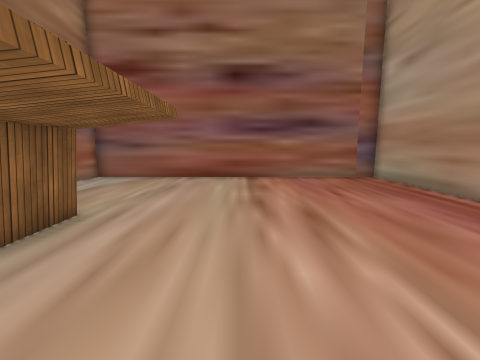
view 1 (above)

18 first-person views from a walk through a Unity game level. The camera is 1.5 m above the floor, tilts 8° down and sees 90° across. The floor is counted in squares, 1 m on a side. Each view is taken from the middle of a square. On the plan, view 1 faces up. The plan holds only what a view shows up to about 13 squares ahead; the rest is blank. The place goes on beyond the plan. The player character is not drawn. Some surface patterns are stand-ins.

view 2
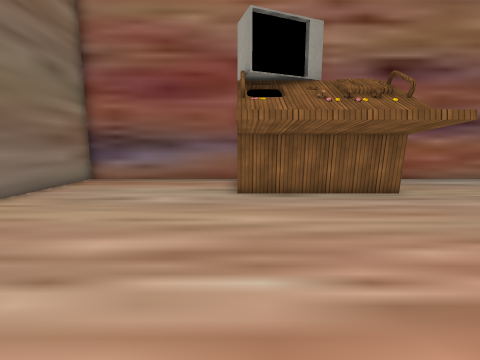

view 3
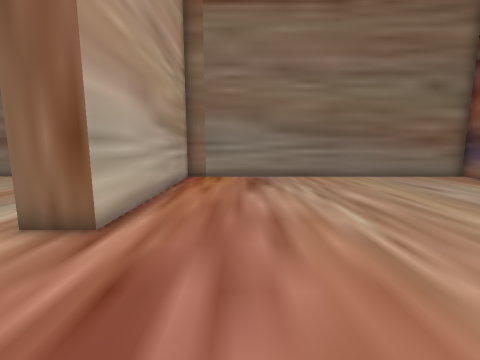

view 4
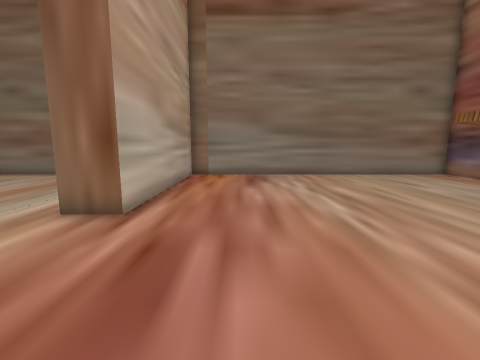

view 5
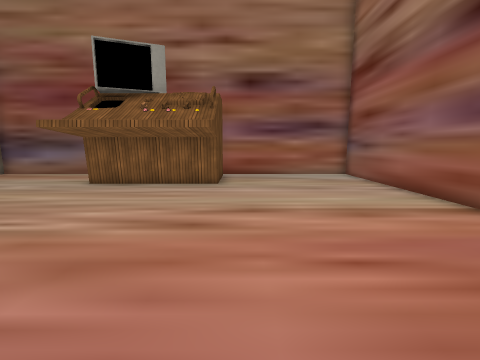

view 6
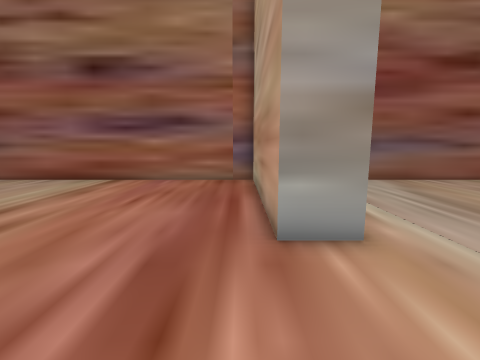

view 7
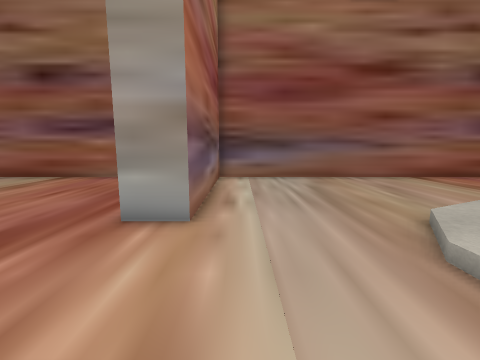

view 8
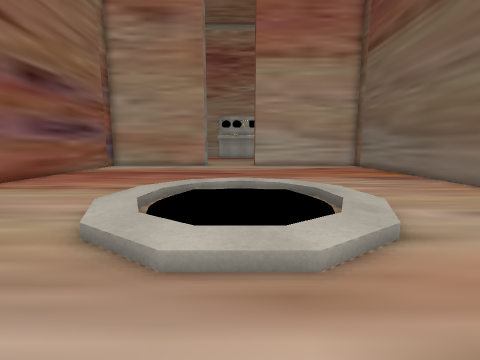

view 9
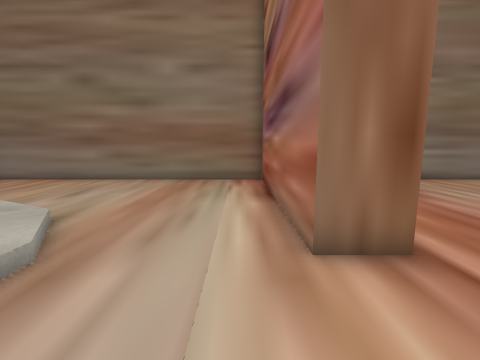

view 10
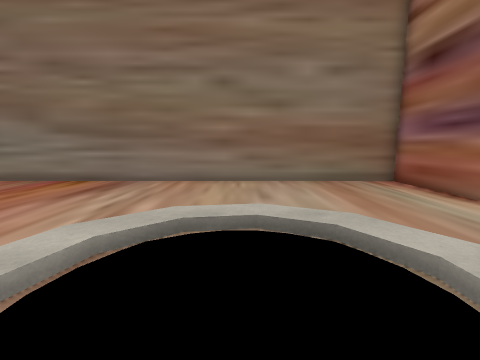

view 11
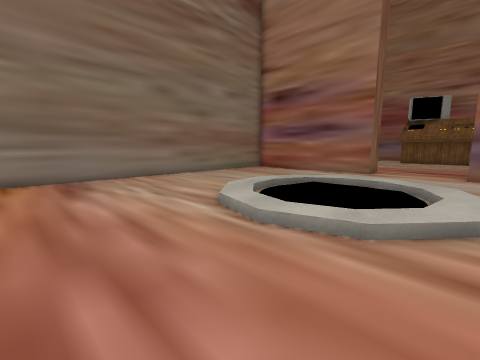

view 12
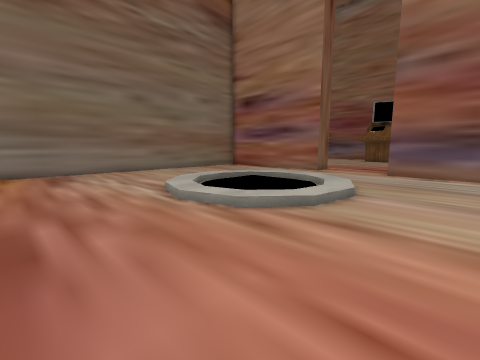

view 13
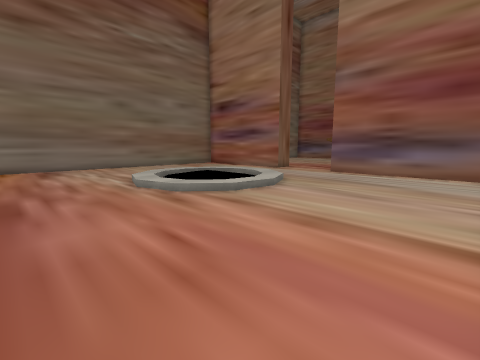

view 14
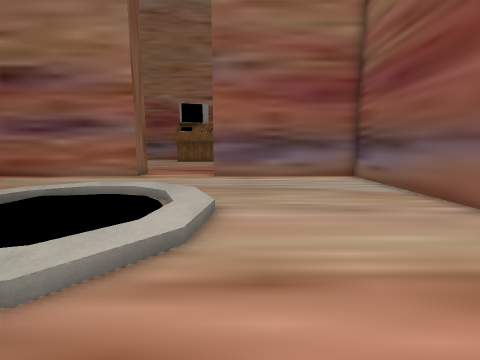

view 15
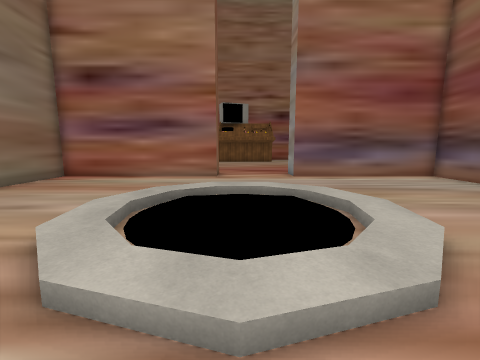

view 16
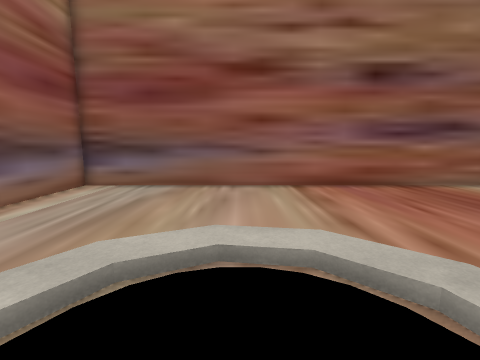

view 17
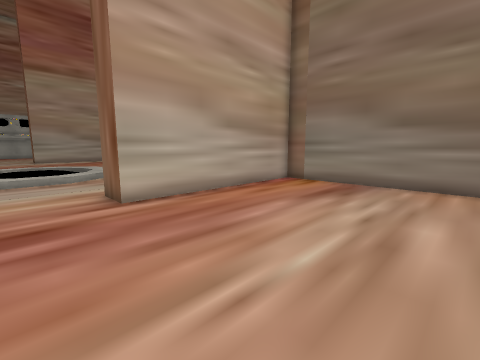

view 18
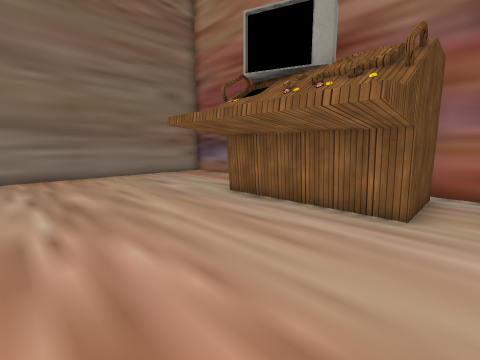

### Floor plan
Key: @ floor where view 1 was taken; # wall or solid block; . main floor; : floor 0.25 m higher than the main floor; / step, stairs or slope; T table; O other object.
Columns run from 7 left of view 1 to 22 right of it. Each row starts with its distance up from view 1.
 12 ##############################
 11 #.............##..............
 10 #.............##..............
  9 #.............##..............
  8 #.............##..............
  7 #.............##..............
  6 #.............##..............
  5 ###T..........##....//://.....
  4   ##.............../O/./O/....
  3    #...............//: ://....
  2    #...............:.:  .:....
  1    #..........##...//::://....
  0 #  #...@......##.../:///:/....
 -1 #.............##....//://.....
 -2 #.............##..............
 -3 #.............##..............
 -4 #.............##..............
 -5 #.............##..............
 -6 #.............##..............
 -7 ##############################

Positions as (right, up) in squares from view 1, and headings:
1: (0, 0), facing up
2: (4, 0), facing left
3: (4, 5), facing down
4: (4, 6), facing down
5: (6, 6), facing left
6: (6, 1), facing up
7: (9, 0), facing up
8: (9, 2), facing right
9: (9, 4), facing down
10: (15, 4), facing down
11: (22, 5), facing down-left
12: (22, 8), facing down-left
13: (22, 11), facing down-left
14: (20, 6), facing left
15: (20, 2), facing left
16: (15, 1), facing up
17: (0, 3), facing down-right
18: (2, 6), facing down-left
